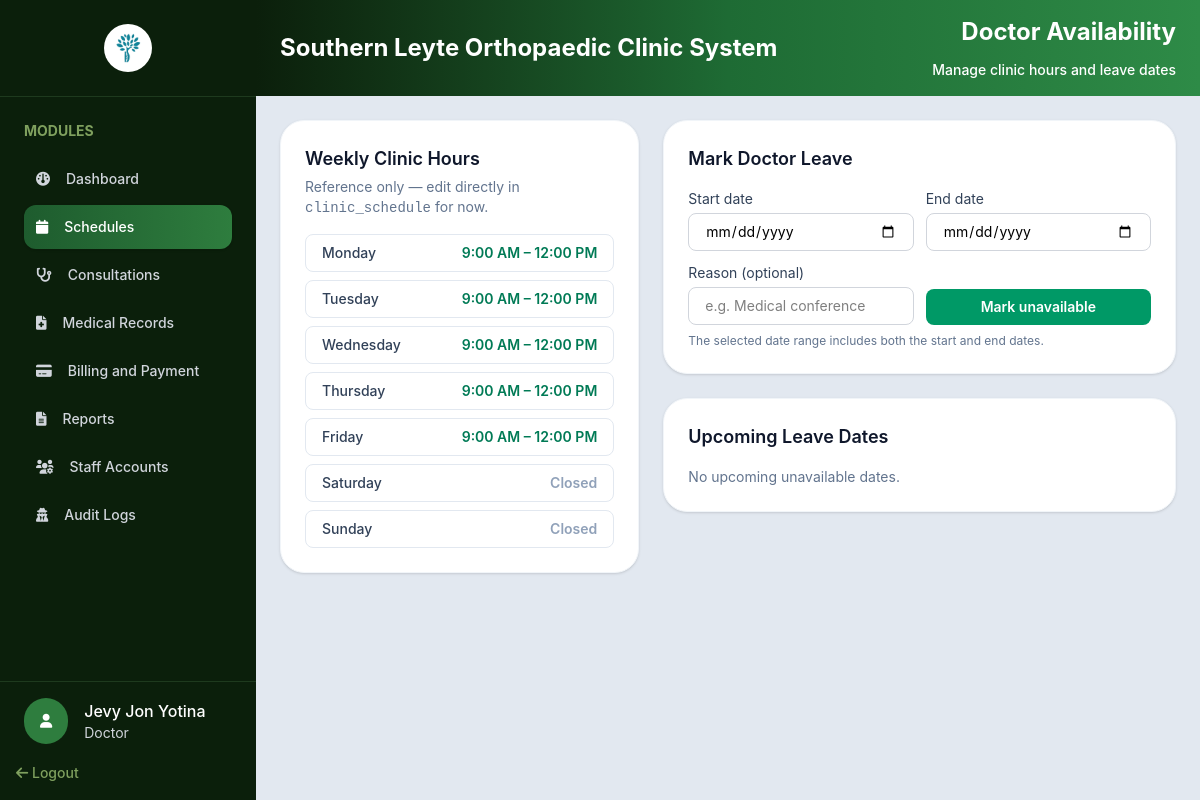
The page /admin/doctor-schedules.php (signed in) on the database its author committed.
### tables this page shows
CREATE TABLE `users` (
  `UserID` int UNSIGNED NOT NULL,
  `Username` varchar(50) NOT NULL,
  `PasswordHash` varchar(255) NOT NULL,
  `FirstName` varchar(100) NOT NULL,
  `MiddleName` varchar(255) DEFAULT NULL,
  `LastName` varchar(100) NOT NULL,
  `Role` enum('Admin','Doctor','Staff') NOT NULL DEFAULT 'Staff',
  `IsDoctor` tinyint(1) NOT NULL DEFAULT '0',
  `Email` varchar(150) DEFAULT NULL,
  `Phone` varchar(30) DEFAULT NULL,
  `Status` enum('Active','Inactive') NOT NULL DEFAULT 'Active',
  `CreatedAt` timestamp NOT NULL DEFAULT CURRENT_TIMESTAMP
);

CREATE TABLE `clinic_schedule` (
  `ScheduleID` int UNSIGNED NOT NULL,
  `DayOfWeek` tinyint UNSIGNED NOT NULL,
  `IsOpen` tinyint(1) NOT NULL DEFAULT '1',
  `StartTime` time DEFAULT NULL,
  `EndTime` time DEFAULT NULL
);

### includes/auth.php (called while the page is built, shortened)
<?php
class SessionManager
{
    public static function isLoggedIn(): bool
    {
        return isset($_SESSION['user_id']) || isset($_SESSION['userId']) || isset($_SESSION['user']);
    }
    public static function getCurrentRole(): ?string
    {
        return $_SESSION['access_type']
            ?? $_SESSION['user']['Role']
            ?? $_SESSION['Role']
            ?? null;
    }
    public static function getUser(PDO $pdo): ?array
    {
        $userId = $_SESSION['user_id'] ?? $_SESSION['userId'] ?? $_SESSION['user']['UserID'] ?? null;
        $statement = $pdo->prepare(
            'SELECT UserID AS user_id, Username AS username, FirstName AS first_name,
                    LastName AS last_name, Email AS email, Phone AS phone,
                    Role AS role, IsDoctor AS is_doctor, Status AS status, CreatedAt AS created_at
             FROM users WHERE UserID = ?'
        );
        $statement->execute([$userId]);
        return $statement->fetch(PDO::FETCH_ASSOC) ?: null;
    }
}

### php/fetch/fetch.php (called while the page is built, shortened)
<?php
function fetchAllData(PDO $pdo, string $query, array $params = []): array
{
    $stmt = $pdo->prepare($query);
    $stmt->execute($params);
    return $stmt->fetchAll(PDO::FETCH_ASSOC);
}

### admin/doctor-schedules.php (the view, shortened to what this page needs)
<?php
require_once __DIR__ . '/../config/config.php';
require_once __DIR__ . '/../includes/auth.php';
require_once __DIR__ . '/../php/fetch/fetch.php';
$admin = SessionManager::getUser($pdo);
$unavailableDates = fetchAllData(
    $pdo,
    'SELECT UnavailabilityID, UnavailableDate, Reason, CreatedAt
     FROM doctor_unavailability
     WHERE UnavailableDate >= CURDATE()
     ORDER BY UnavailableDate ASC'
);
$weeklySchedule = fetchAllData(
    $pdo,
    'SELECT DayOfWeek, IsOpen, StartTime, EndTime FROM clinic_schedule ORDER BY DayOfWeek ASC'
);
$dayNames = [1 => 'Monday', 2 => 'Tuesday', 3 => 'Wednesday', 4 => 'Thursday', 5 => 'Friday', 6 => 'Saturday', 7 => 'Sunday'];
?>
<!DOCTYPE html>
<html lang="en">
<head>
    <link rel="stylesheet" href="../assets/css/output.css">
    <link rel="stylesheet" href="../assets/css/global.css">
    <link rel="stylesheet" href="https://cdnjs.cloudflare.com/ajax/libs/font-awesome/6.0.0-beta3/css/all.min.css">
</head>
<body class="h-screen flex bg-slate-200 overflow-hidden">
    <?php include_once '../includes/sidebar.php'; ?>
    <section class="flex-1 min-h-0 flex flex-col overflow-hidden">
        <div
            class="flex items-center justify-between bg-gradient-to-r from-[#0b1f0b] via-[#1e6b34] to-[#2e8b47] px-6 py-4">
            <h1 class="text-2xl font-bold text-white">Southern Leyte Orthopaedic Clinic System</h1>
            <div class="flex flex-col gap-3 items-end">
                <h1 class="text-2xl font-bold text-white">Doctor Availability</h1>
                <h3 class="text-sm font-medium text-white">Manage clinic hours and leave dates</h3>
            </div>
        </div>
        <div class="grid grid-cols-12 gap-6 min-h-0 overflow-auto p-6 space-y-4">
            <div class="col-span-12 lg:col-span-5">
                <div class="bg-white rounded-3xl shadow-sm p-6 border border-slate-100">
                    <h2 class="text-lg font-semibold text-slate-900 mb-1">Weekly Clinic Hours</h2>
                    <p class="text-sm text-slate-500 mb-4">Reference only — edit directly in <code>clinic_schedule</code> for now.</p>
                    <div class="space-y-2">
                        <?php foreach ($weeklySchedule as $day): ?>
                            <div class="flex items-center justify-between rounded-lg border border-slate-200 px-4 py-2 text-sm">
                                <span class="font-medium text-slate-700"><?= htmlspecialchars($dayNames[$day['DayOfWeek']] ?? '') ?></span>
                                <?php if ($day['IsOpen']): ?>
                                    <span class="text-emerald-700 font-semibold">
                                        <?= htmlspecialchars(date('g:i A', strtotime($day['StartTime']))) ?> –
                                        <?= htmlspecialchars(date('g:i A', strtotime($day['EndTime']))) ?>
                                    </span>
                                <?php else: ?>
                                    <span class="text-slate-400 font-semibold">Closed</span>
                                <?php endif; ?>
                            </div>
                        <?php endforeach; ?>
                    </div>
                </div>
            </div>
            <div class="col-span-12 lg:col-span-7 space-y-6">
                <div class="bg-white rounded-3xl shadow-sm p-6 border border-slate-100">
                    <h2 class="text-lg font-semibold text-slate-900 mb-4">Mark Doctor Leave</h2>
                    <form id="addUnavailabilityForm" class="grid grid-cols-1 sm:grid-cols-2 xl:grid-cols-4 gap-3 items-end">
                        <div class="w-full">
                            <label class="block text-sm text-slate-700 mb-1">Start date</label>
                            <input type="date" name="start_date" min="<?= htmlspecialchars(date('Y-m-d'), ENT_QUOTES, 'UTF-8') ?>" required
                                class="w-full border border-gray-300 bg-white rounded-lg px-4 py-2 text-sm focus:outline-none focus:ring-2 focus:ring-emerald-500">
                        </div>
                        <div class="w-full">
                            <label class="block text-sm text-slate-700 mb-1">End date</label>
                            <input type="date" name="end_date" min="<?= htmlspecialchars(date('Y-m-d'), ENT_QUOTES, 'UTF-8') ?>" required
                                class="w-full border border-gray-300 bg-white rounded-lg px-4 py-2 text-sm focus:outline-none focus:ring-2 focus:ring-emerald-500">
                        </div>
                        <div class="w-full">
                            <label class="block text-sm text-slate-700 mb-1">Reason (optional)</label>
                            <input type="text" name="reason" placeholder="e.g. Medical conference"
                                class="w-full border border-gray-300 bg-white rounded-lg px-4 py-2 text-sm focus:outline-none focus:ring-2 focus:ring-emerald-500">
                        </div>
                        <button type="submit"
                            class="w-full px-5 py-2 bg-emerald-600 text-white text-sm font-semibold rounded-lg hover:bg-emerald-700">
                            Mark unavailable
                        </button>
                    </form>
                    <p class="text-xs text-slate-500 mt-2">The selected date range includes both the start and end dates.</p>
                </div>
                <div class="bg-white rounded-3xl shadow-sm p-6 border border-slate-100">
                    <h2 class="text-lg font-semibold text-slate-900 mb-4">Upcoming Leave Dates</h2>
                    <div id="unavailabilityList" class="space-y-2">
                        <?php if (empty($unavailableDates)): ?>
                            <p class="text-sm text-slate-500">No upcoming unavailable dates.</p>
                        <?php endif; ?>
                    </div>
                </div>
            </div>
        </div>
    </section>
</body>
</html>

### includes/sidebar.php (shortened to what this page needs)
<?php
$currentRole = strtolower((string) (SessionManager::getCurrentRole() ?? 'staff'));
$currentFile = basename($_SERVER['PHP_SELF']);
?>
<div class="w-64 shrink-0 bg-[#0b1f0b] flex flex-col h-full">
    <div class="w-full border-b p-6 border-[#1e3a1e] flex items-center justify-center gap-4">
        <img src="../assets/img/icon-logo.ico" alt="SLOC Logo" class="w-12 h-12 object-contain rounded-full">
    </div>
    <div class="custom-scrollbar w-full p-6 overflow-y-auto flex-1 min-h-0">
        <h2 class="text-[#7fa05e] font-bold text-sm mb-4">MODULES</h2>
        <?php foreach ($navItems as $item): ?>
            <?php if (in_array($currentRole, $item['roles'], true)): ?>
                <?php $isActive = $currentFile === $item['file']; ?>
                <div
                    class="flex items-center p-3 rounded-xl gap-4 mb-1 <?= $isActive ? 'bg-gradient-to-r from-[#1e5c2e] to-[#2e7d3e] shadow-sm' : '' ?>">
                    <i
                        class="text-sm fa-solid <?= htmlspecialchars($item['icon']) ?> <?= $isActive ? 'text-white' : 'text-gray-300' ?>"></i>
                    <a href="<?= htmlspecialchars($item['href']) ?>"
                        class="text-sm font-medium <?= $isActive ? 'text-white' : 'text-gray-300 hover:text-white' ?>">
                        <?= htmlspecialchars($item['label']) ?>
                    </a>
                </div>
            <?php endif; ?>
        <?php endforeach; ?>
    </div>
    <div class="mt-auto">
        <div class="w-full border-t pt-4 pl-6 border-[#1e3a1e] flex items-center gap-4">
            <i class="text-sm fa-solid fa-user text-white p-4 bg-[#2e7d3e] rounded-full"></i>
            <div>
                <?php if ($admin): ?>
                    <h1 class="text-white text-md font-medium">
                        <?= htmlspecialchars($admin['first_name']) ?>     <?= htmlspecialchars($admin['last_name']) ?>
                    </h1>
                    <h3 class="text-gray-300 text-sm"><?= htmlspecialchars($admin['role']) ?></h3>
                <?php endif; ?>
            </div>
        </div>
        <div class="w-full p-4">
            <a href="../logout.php" class="text-[#7fa05e] hover:text-red-400 font-medium text-sm">
                <i class="fa-solid fa-arrow-left"></i> Logout
            </a>
        </div>
    </div>
</div>

### rows shown on the page
users: FirstName "Jevy Jon", LastName "Yotina", Role "Doctor"
clinic_schedule: DayOfWeek "Monday", StartTime "9:00 AM", EndTime "12:00 PM"
clinic_schedule: DayOfWeek "Tuesday", StartTime "9:00 AM", EndTime "12:00 PM"
clinic_schedule: DayOfWeek "Wednesday", StartTime "9:00 AM", EndTime "12:00 PM"
clinic_schedule: DayOfWeek "Thursday", StartTime "9:00 AM", EndTime "12:00 PM"
clinic_schedule: DayOfWeek "Friday", StartTime "9:00 AM", EndTime "12:00 PM"
clinic_schedule: DayOfWeek "Saturday", IsOpen "Closed"
clinic_schedule: DayOfWeek "Sunday", IsOpen "Closed"

### other values the page prints
$item['label'] "Dashboard"
$item['label'] "Schedules"
$item['label'] "Consultations"
$item['label'] "Medical Records"
$item['label'] "Billing and Payment"
$item['label'] "Reports"
$item['label'] "Staff Accounts"
$item['label'] "Audit Logs"
